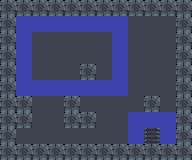

The image is a tile-based game level rendered from a .tmx file. Its description and complete source (layers, tilesets, objects, tile grids) follow:
An orthogonal 12x10 tile map with 16x16 px tiles, 1 tile layer (terrain) and 6 objects.

<map version="1.10" tiledversion="1.11.2" orientation="orthogonal" renderorder="right-down" width="12" height="10" tilewidth="16" tileheight="16" infinite="0" nextlayerid="3" nextobjectid="7">
 <properties>
  <property name="name" value="Castaway" />
  <property name="author" value="moineau" />
  <property name="goldMoves" type="int" value="50" />
  <property name="goldTime" type="float" value="10.7" />
  <property name="platinumMoves" type="int" value="44" />
 </properties>
 <tileset firstgid="1" source="tileset.tsx" />
 <layer id="1" name="terrain" width="12" height="10">
  <data encoding="csv">
4,4,4,4,4,4,4,4,4,4,4,4,
4,3,3,3,3,3,3,3,1,1,1,4,
4,3,1,1,1,1,1,3,1,1,1,4,
4,3,1,1,1,1,1,3,1,1,1,4,
4,3,1,1,1,4,1,3,1,1,1,4,
4,3,3,3,3,3,3,3,1,1,1,4,
4,4,1,1,4,1,1,1,1,4,1,4,
4,4,1,1,4,4,1,1,3,3,3,4,
4,1,1,1,1,1,1,1,3,5,3,4,
4,4,4,4,4,4,4,4,4,4,4,4
</data>
 </layer>
 <objectgroup id="2" name="objects">
  <object id="1" gid="6" x="64" y="64" width="16" height="16" />
  <object id="2" gid="9" x="64" y="48" width="16" height="16" />
  <object id="3" gid="9" x="32" y="64" width="16" height="16" />
  <object id="4" gid="9" x="48" y="64" width="16" height="16" />
  <object id="5" gid="9" x="128" y="96" width="16" height="16" />
  <object id="6" gid="9" x="160" y="96" width="16" height="16" />
 </objectgroup>
</map>
